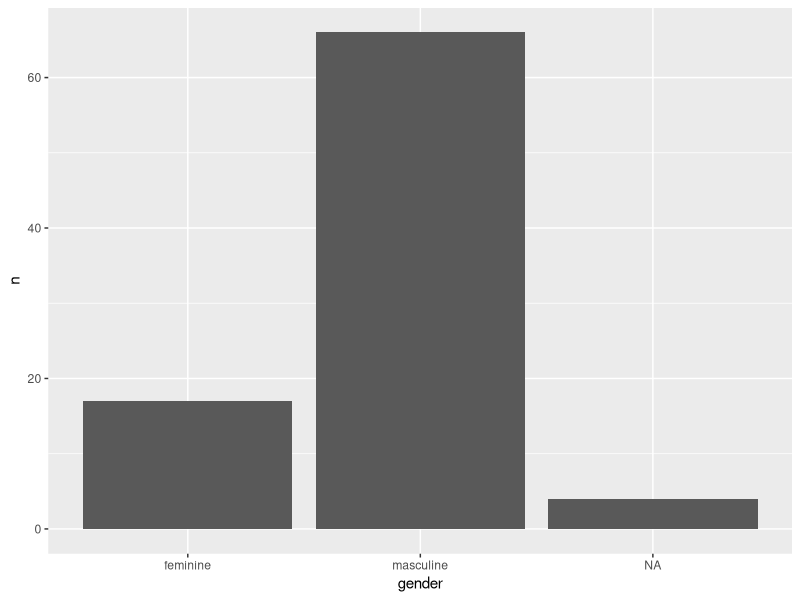

Recreate this plot in R. (Note: this script raises an error after producing the figure.)
# Tue Oct 13 16:27:38 2020 ------------------------------
# Data Visualization in R
# SOC500 Workshop
# John A. Bernau
# Data wrangling with the tidyverse
# -------------------------------------------------------

# setup
install.packages("dplyr")
install.packages("tidyr")
install.packages("ggplot2")
require(dplyr)
require(tidyr)
require(ggplot2)

# alternatively...
install.packages("tidyverse")
require(tidyverse)

# built-in datasets in dplyr
starwars
storms

# various ways to examine data
head(starwars, n = 10) # first N rows
names(starwars) # variable names
count(storms, status) # tabulate data
count(storms, year)
count(storms, year, status)

# the pipe operator "%>%" takes the output of a command and inserts it as first argument of next command
# these two lines are equivalent:
sample_n(storms, size = 20)
storms %>% sample_n(size = 20)


# -------------------- TEN ESSENTIAL DATA WRANGLING VERBS ---------------------
# save data in local environment
starwars <- starwars

# 1. select() to keep or remove variables
starwars %>% select(name, gender, homeworld, species)
starwars %>% select(-films, -vehicles, -starships)
starwars %>% select(name, species, gender, everything())

# 2. rename() to rename variables
starwars %>% rename(planet = homeworld)
starwars %>% rename(yob = birth_year)

# NOTE: these changes are being printed but not saved unless the output is stored as a new object
starwars_cleaned <- starwars %>% 
  select(name, gender, birth_year, homeworld, species) %>% 
  rename(planet = homeworld, yob = birth_year)

# 3. arrange() to sort data
starwars %>% arrange(mass)
starwars %>% arrange(desc(mass))

# 4. filter() to filter data
starwars %>% filter(mass < 100)
starwars %>% filter(hair_color == "blond")
starwars %>% filter(startsWith(name, "B"))
starwars %>% filter(gender == "male", startsWith(name, "B"), height < 190)

# 5. mutate() to create new variables
starwars %>% mutate(mass2 = mass^2)
starwars %>% mutate(mass_per_cm = mass / height)
starwars %>% mutate(species = toupper(species))

# 6. factor() to manually set levels and labels of a factor
# NOTE: there is also a tidyverse package to work with factors called "forcats"
class(starwars$gender)

starwars %>% count(gender) %>%  ggplot(aes(gender, n)) + geom_bar(stat = "identity")

starwars$gender <- factor(starwars$gender, levels = c("male", "female", "hermaphrodite", "none", "NA"))

starwars$gender <- factor(starwars$gender, levels = c("male", "female", "hermaphrodite", "none", "NA"), 
                          labels = c("M", "F", "H", "none", "NA"))

# 7. summarize() to create new variables and summarize data
starwars %>% summarize(avg_mass = mean(mass))
starwars %>% filter(!is.na(mass)) %>% summarize(avg_mass = mean(mass))
mean(starwars$mass, na.rm = TRUE) # easier for non-grouped data

# 8. group_by() to group by varaibles
starwars %>% group_by(homeworld) %>% summarize(avg_mass = mean(mass))
starwars %>% filter(!is.na(mass)) %>% group_by(homeworld) %>% summarize(avg_mass = mean(mass))

# 9. gather() to collapse columns into rows
swg <- starwars %>% 
  select(name, mass, hair_color, gender, homeworld, species) %>% 
  gather(key = "var", value = "value", gender:species) %>% 
  arrange(name)

# 10. spread() to convert rows into columns
swg %>% spread(key = var, value = value)

# NOTE: gather() and spread() have been replaced by the "pivot" functions
vignette("pivot")